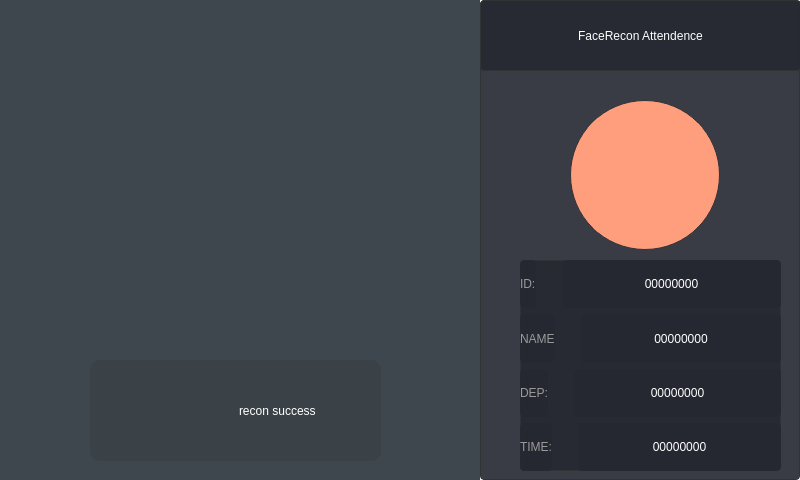
<?xml version="1.0" encoding="UTF-8"?>
<ui version="4.0">
 <class>MainWindow</class>
 <widget class="QMainWindow" name="MainWindow">
  <property name="geometry">
   <rect>
    <x>0</x>
    <y>0</y>
    <width>800</width>
    <height>480</height>
   </rect>
  </property>
  <property name="sizePolicy">
   <sizepolicy hsizetype="Fixed" vsizetype="Fixed">
    <horstretch>0</horstretch>
    <verstretch>0</verstretch>
   </sizepolicy>
  </property>
  <property name="windowTitle">
   <string>faceAttendence</string>
  </property>
  <property name="styleSheet">
   <string notr="true"/>
  </property>
  <widget class="QWidget" name="centralwidget">
   <property name="sizePolicy">
    <sizepolicy hsizetype="Fixed" vsizetype="Fixed">
     <horstretch>0</horstretch>
     <verstretch>0</verstretch>
    </sizepolicy>
   </property>
   <widget class="QWidget" name="cameraWidget" native="true">
    <property name="geometry">
     <rect>
      <x>0</x>
      <y>0</y>
      <width>480</width>
      <height>480</height>
     </rect>
    </property>
    <property name="styleSheet">
     <string notr="true">background-color: rgb(62, 71, 78);</string>
    </property>
    <widget class="QWidget" name="reconSuccessLabel" native="true">
     <property name="geometry">
      <rect>
       <x>90</x>
       <y>360</y>
       <width>291</width>
       <height>101</height>
      </rect>
     </property>
     <property name="styleSheet">
      <string notr="true">background-color: rgba(49, 50, 54, 69);
border-radius:10</string>
     </property>
     <layout class="QGridLayout" name="gridLayout">
      <item row="0" column="0">
       <layout class="QHBoxLayout" name="horizontalLayout">
        <item>
         <widget class="QLabel" name="label">
          <property name="styleSheet">
           <string notr="true">image: url(:/assets/imgs/ok.png);
background-color: rgba(255, 255, 255, 0);</string>
          </property>
          <property name="text">
           <string/>
          </property>
         </widget>
        </item>
        <item>
         <widget class="QLabel" name="label_2">
          <property name="styleSheet">
           <string notr="true">font: 16pt &quot;Arial&quot;;
background-color: rgba(49, 50, 54, 0);
color: rgb(255, 255, 255);</string>
          </property>
          <property name="text">
           <string>recon success</string>
          </property>
         </widget>
        </item>
       </layout>
      </item>
     </layout>
    </widget>
    <widget class="QLabel" name="halo">
     <property name="enabled">
      <bool>true</bool>
     </property>
     <property name="geometry">
      <rect>
       <x>120</x>
       <y>80</y>
       <width>230</width>
       <height>220</height>
      </rect>
     </property>
     <property name="styleSheet">
      <string notr="true">image: url(:/assets/imgs/crc.png);
background-color: rgba(255, 255, 255, 0);</string>
     </property>
     <property name="text">
      <string/>
     </property>
    </widget>
    <widget class="QLabel" name="faceShow">
     <property name="geometry">
      <rect>
       <x>0</x>
       <y>0</y>
       <width>481</width>
       <height>481</height>
      </rect>
     </property>
     <property name="text">
      <string/>
     </property>
    </widget>
    <zorder>faceShow</zorder>
    <zorder>reconSuccessLabel</zorder>
    <zorder>halo</zorder>
   </widget>
   <widget class="QWidget" name="rightWidget" native="true">
    <property name="geometry">
     <rect>
      <x>480</x>
      <y>0</y>
      <width>320</width>
      <height>480</height>
     </rect>
    </property>
    <property name="styleSheet">
     <string notr="true">QWidget{
	border:1px solid #313236;
	border-radius: 4px;
	
	background-color: rgba(37, 40, 49,0.9);
}
QLabel{
	color: rgb(255, 255, 255);
}</string>
    </property>
    <widget class="QLabel" name="titleLabel">
     <property name="geometry">
      <rect>
       <x>0</x>
       <y>0</y>
       <width>321</width>
       <height>71</height>
      </rect>
     </property>
     <property name="styleSheet">
      <string notr="true">font: 16pt &quot;Arial&quot;;</string>
     </property>
     <property name="text">
      <string>FaceRecon Attendence</string>
     </property>
     <property name="alignment">
      <set>Qt::AlignmentFlag::AlignCenter</set>
     </property>
    </widget>
    <widget class="QLabel" name="avatarLabel">
     <property name="geometry">
      <rect>
       <x>90</x>
       <y>100</y>
       <width>150</width>
       <height>150</height>
      </rect>
     </property>
     <property name="styleSheet">
      <string notr="true">background-color: rgb(255, 158, 125);
border-radius: 75px;</string>
     </property>
     <property name="text">
      <string/>
     </property>
    </widget>
    <widget class="QWidget" name="infoWidget" native="true">
     <property name="geometry">
      <rect>
       <x>40</x>
       <y>260</y>
       <width>261</width>
       <height>211</height>
      </rect>
     </property>
     <property name="styleSheet">
      <string notr="true">QLabel {
	border:none;
	font: 12pt &quot;Arial&quot;;
}
</string>
     </property>
     <layout class="QGridLayout" name="gridLayout_2">
      <item row="0" column="0">
       <layout class="QVBoxLayout" name="verticalLayout">
        <item>
         <layout class="QHBoxLayout" name="infoLayout">
          <item>
           <widget class="QLabel" name="label_5">
            <property name="styleSheet">
             <string notr="true">color: rgb(154, 154, 154);</string>
            </property>
            <property name="text">
             <string>ID:</string>
            </property>
           </widget>
          </item>
          <item>
           <spacer name="horizontalSpacer">
            <property name="orientation">
             <enum>Qt::Orientation::Horizontal</enum>
            </property>
            <property name="sizeType">
             <enum>QSizePolicy::Policy::Fixed</enum>
            </property>
            <property name="sizeHint" stdset="0">
             <size>
              <width>20</width>
              <height>20</height>
             </size>
            </property>
           </spacer>
          </item>
          <item>
           <widget class="QLabel" name="idShow">
            <property name="sizePolicy">
             <sizepolicy hsizetype="Preferred" vsizetype="Preferred">
              <horstretch>100</horstretch>
              <verstretch>0</verstretch>
             </sizepolicy>
            </property>
            <property name="styleSheet">
             <string notr="true"/>
            </property>
            <property name="text">
             <string>00000000</string>
            </property>
            <property name="alignment">
             <set>Qt::AlignmentFlag::AlignCenter</set>
            </property>
           </widget>
          </item>
         </layout>
        </item>
        <item>
         <layout class="QHBoxLayout" name="infoLayout_2">
          <item>
           <widget class="QLabel" name="label_6">
            <property name="styleSheet">
             <string notr="true">color: rgb(154, 154, 154);</string>
            </property>
            <property name="text">
             <string>NAME</string>
            </property>
           </widget>
          </item>
          <item>
           <spacer name="horizontalSpacer_2">
            <property name="orientation">
             <enum>Qt::Orientation::Horizontal</enum>
            </property>
            <property name="sizeType">
             <enum>QSizePolicy::Policy::Fixed</enum>
            </property>
            <property name="sizeHint" stdset="0">
             <size>
              <width>20</width>
              <height>20</height>
             </size>
            </property>
           </spacer>
          </item>
          <item>
           <widget class="QLabel" name="nameShow">
            <property name="sizePolicy">
             <sizepolicy hsizetype="Preferred" vsizetype="Preferred">
              <horstretch>100</horstretch>
              <verstretch>0</verstretch>
             </sizepolicy>
            </property>
            <property name="styleSheet">
             <string notr="true"/>
            </property>
            <property name="text">
             <string>00000000</string>
            </property>
            <property name="alignment">
             <set>Qt::AlignmentFlag::AlignCenter</set>
            </property>
           </widget>
          </item>
         </layout>
        </item>
        <item>
         <layout class="QHBoxLayout" name="infoLayout_3">
          <item>
           <widget class="QLabel" name="label_7">
            <property name="styleSheet">
             <string notr="true">color: rgb(154, 154, 154);</string>
            </property>
            <property name="text">
             <string>DEP:</string>
            </property>
           </widget>
          </item>
          <item>
           <spacer name="horizontalSpacer_3">
            <property name="orientation">
             <enum>Qt::Orientation::Horizontal</enum>
            </property>
            <property name="sizeType">
             <enum>QSizePolicy::Policy::Fixed</enum>
            </property>
            <property name="sizeHint" stdset="0">
             <size>
              <width>20</width>
              <height>20</height>
             </size>
            </property>
           </spacer>
          </item>
          <item>
           <widget class="QLabel" name="depShow">
            <property name="sizePolicy">
             <sizepolicy hsizetype="Preferred" vsizetype="Preferred">
              <horstretch>100</horstretch>
              <verstretch>0</verstretch>
             </sizepolicy>
            </property>
            <property name="styleSheet">
             <string notr="true"/>
            </property>
            <property name="text">
             <string>00000000</string>
            </property>
            <property name="alignment">
             <set>Qt::AlignmentFlag::AlignCenter</set>
            </property>
           </widget>
          </item>
         </layout>
        </item>
        <item>
         <layout class="QHBoxLayout" name="infoLayout_4">
          <item>
           <widget class="QLabel" name="label_8">
            <property name="styleSheet">
             <string notr="true">color: rgb(154, 154, 154);</string>
            </property>
            <property name="text">
             <string>TIME:</string>
            </property>
           </widget>
          </item>
          <item>
           <spacer name="horizontalSpacer_4">
            <property name="orientation">
             <enum>Qt::Orientation::Horizontal</enum>
            </property>
            <property name="sizeType">
             <enum>QSizePolicy::Policy::Fixed</enum>
            </property>
            <property name="sizeHint" stdset="0">
             <size>
              <width>20</width>
              <height>20</height>
             </size>
            </property>
           </spacer>
          </item>
          <item>
           <widget class="QLabel" name="timeShow">
            <property name="sizePolicy">
             <sizepolicy hsizetype="Preferred" vsizetype="Preferred">
              <horstretch>100</horstretch>
              <verstretch>0</verstretch>
             </sizepolicy>
            </property>
            <property name="styleSheet">
             <string notr="true"/>
            </property>
            <property name="text">
             <string>00000000</string>
            </property>
            <property name="alignment">
             <set>Qt::AlignmentFlag::AlignCenter</set>
            </property>
            <property name="wordWrap">
             <bool>true</bool>
            </property>
           </widget>
          </item>
         </layout>
        </item>
       </layout>
      </item>
     </layout>
    </widget>
   </widget>
  </widget>
 </widget>
 <resources/>
 <connections/>
</ui>
